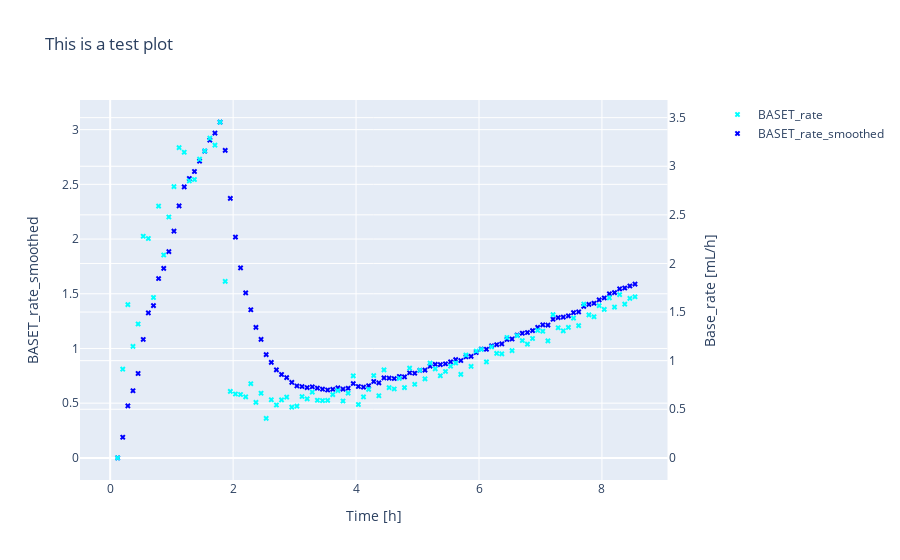

Notebook cell for this chart:
### Markdown cell above
### Real measurement data from different sources

The example above was just a minimal example, let's work with real measurement data. In the next example we have measurement data coming from three different sources: the Sartorius Process Unit generating online measurement values of the process(`on`), the BlueSens CO2 Sensor collecting CO2 vol% values (`CO2`) and a hand made Excel file containing the offline measured data (`off`). In order to read the data, we need to in instantiate an Experiment object using more information than `path, exp_id, meta_path, types`. Since the data from different devices is differently formatted, we need to give information about this formatting. The constructor needs the information where the TimeStamp column is. In our case, the TimeStamp column is always the first column (`0`). This would be also the default value if no `index_ts` argument is given, so this is kinda redundant here. The `read_csv_settings` are the respective settings to read the data into a pandas DataFrame. The argument `to_datetime_settings` is used to recognize the correct DateTime format with pandas. The argument `calc_rate` is used to calculate the 1. derivation from a column. The argument `endpoint` tells which endpoint column to be used in `metadata`, if there are several endpoints. The argument `read_excel_settings` tells the settings to read the metadata from an Excel file (constraint: `metadata` has to be present in an Excel file). The smooth argument can be used to create smoothed values from the existing columns, using the pandas `ewm` method and `kwargs_smooth` contains the respective smoothing settings.

The biomoni package comes with a module called `visualize` which can be used to display experimental data. By using the argument `column_dict`  you can specify which variables in the data should be displayed in which color. More info to the visualize package later. `visualize` accept a random number of keyword arguments which belong to the layout of plotlys `make_subplots` layout.

### Code cell
#constructor arguments
kwargs_exp = dict(meta_path = "metadata.xlsx"
    , types = {"off" : "offline.csv", "on": "online.CSV", "CO2" : "CO2.dat"}
    , exp_dir_manual = None
    , index_ts = {"off" : 0, "on": 0, "CO2" : 0}

    , read_csv_settings = { "off" : dict(sep=";", header = 0, usecols = None)
    , "on": dict(sep=";",encoding= "unicode_escape",decimal=",", skiprows=[1,2] , skipfooter=1, usecols = None, engine="python")
    , "CO2" : dict(sep=";",header = 0, skiprows=[0], usecols=[0,2,4], names =["ts","CO2", "p"])    }

    , to_datetime_settings = {"off" : dict(format = "%d.%m.%Y %H:%M", exact= False, errors = "coerce")
    , "on": dict(format = "%d.%m.%Y  %H:%M:%S", exact= False, errors = "coerce")
    , "CO2" : dict(format = "%d.%m.%Y %H:%M:%S", exact= False, errors = "coerce")   }

    , calc_rate = {"on" : "BASET"}
    , endpoint = "end1"
    , read_excel_settings = None
    , smooth = {"on" : "BASET_rate"}
    , kwargs_smooth = dict(halflife=3, adjust= False)
    )

# Read Fermentation 8 ("F8")
print("metadata: ")
Exp_real = Experiment(path, "F8", **kwargs_exp)
print(Exp_real.metadata)
print("experimental data: ")
display(Exp_real.dataset["on"])  #dataset contains one dataframe for one type of measurment ("on", "off", "CO2")

fig = visualize(Exp_real, column_dict= {"BASET_rate" : "cyan", "BASET_rate_smoothed" : "blue"}, title= "This is a test plot")
fig.show()

### Figure 1 — Plotly figure (JSON) as saved in the notebook; plotly's stock layout.template omitted (floating-point values rounded to 4 significant figures)
{"data": [{"marker": {"color": "cyan", "size": 5, "symbol": "x"}, "mode": "markers", "name": "BASET_rate", "type": "scatter", "x": [0.03778, 0.1211, 0.2044, 0.2878, 0.3711, 0.4544, 0.5378, 0.6211, 0.7044, 0.7878, 0.8711, 0.9544, 1.038, 1.121, 1.204, 1.288, 1.371, 1.454, 1.538, 1.621, 1.704, 1.788, 1.871, 1.954, 2.038, 2.121, 2.204, 2.288, 2.371, 2.454, 2.538, 2.621, 2.704, 2.788, 2.871, 2.954, 3.038, 3.121, 3.204, 3.288, 3.371, 3.454, 3.538, 3.621, 3.704, 3.788, 3.871, 3.954, 4.038, 4.121, 4.204, 4.288, 4.371, 4.454, 4.538, 4.621, 4.704, 4.788, 4.871, 4.954, 5.038, 5.121, 5.204, 5.288, 5.371, 5.454, 5.538, 5.621, 5.704, 5.788, 5.871, 5.954, 6.038, 6.121, 6.204, 6.288, 6.371, 6.454, 6.538, 6.621, 6.704, 6.788, 6.871, 6.954, 7.038, 7.121, 7.204, 7.288, 7.371, 7.454, 7.538, 7.621, 7.704, 7.788, 7.871, 7.954, 8.038, 8.121, 8.204, 8.288, 8.371, 8.454, 8.538], "xaxis": "x", "y": [null, 0, 0.913, 1.577, 1.147, 1.377, 2.28, 2.257, 1.65, 2.59, 2.087, 2.478, 2.791, 3.191, 3.144, 2.849, 2.864, 3.073, 3.158, 3.29, 3.217, 3.454, 1.816, 0.684, 0.657, 0.652, 0.628, 0.763, 0.571, 0.665, 0.407, 0.598, 0.544, 0.596, 0.625, 0.522, 0.532, 0.631, 0.607, 0.677, 0.593, 0.589, 0.592, 0.651, 0.692, 0.585, 0.666, 0.844, 0.549, 0.627, 0.705, 0.847, 0.639, 0.905, 0.722, 0.709, 0.818, 0.723, 0.923, 0.757, 0.902, 0.813, 0.975, 0.916, 0.845, 0.889, 0.943, 0.976, 0.859, 1.058, 0.941, 1.099, 1.116, 0.987, 1.142, 1.075, 1.07, 1.238, 1.103, 1.257, 1.207, 1.17, 1.228, 1.312, 1.303, 1.203, 1.473, 1.339, 1.307, 1.342, 1.438, 1.36, 1.582, 1.471, 1.452, 1.566, 1.527, 1.646, 1.551, 1.679, 1.581, 1.641, 1.657], "yaxis": "y2"}, {"marker": {"color": "blue", "size": 5, "symbol": "x"}, "mode": "markers", "name": "BASET_rate_smoothed", "type": "scatter", "x": [0.03778, 0.1211, 0.2044, 0.2878, 0.3711, 0.4544, 0.5378, 0.6211, 0.7044, 0.7878, 0.8711, 0.9544, 1.038, 1.121, 1.204, 1.288, 1.371, 1.454, 1.538, 1.621, 1.704, 1.788, 1.871, 1.954, 2.038, 2.121, 2.204, 2.288, 2.371, 2.454, 2.538, 2.621, 2.704, 2.788, 2.871, 2.954, 3.038, 3.121, 3.204, 3.288, 3.371, 3.454, 3.538, 3.621, 3.704, 3.788, 3.871, 3.954, 4.038, 4.121, 4.204, 4.288, 4.371, 4.454, 4.538, 4.621, 4.704, 4.788, 4.871, 4.954, 5.038, 5.121, 5.204, 5.288, 5.371, 5.454, 5.538, 5.621, 5.704, 5.788, 5.871, 5.954, 6.038, 6.121, 6.204, 6.288, 6.371, 6.454, 6.538, 6.621, 6.704, 6.788, 6.871, 6.954, 7.038, 7.121, 7.204, 7.288, 7.371, 7.454, 7.538, 7.621, 7.704, 7.788, 7.871, 7.954, 8.038, 8.121, 8.204, 8.288, 8.371, 8.454, 8.538], "xaxis": "x", "y": [null, 0, 0.1884, 0.4748, 0.6135, 0.771, 1.082, 1.325, 1.392, 1.639, 1.731, 1.885, 2.072, 2.303, 2.477, 2.553, 2.617, 2.711, 2.804, 2.904, 2.969, 3.069, 2.81, 2.372, 2.018, 1.736, 1.507, 1.354, 1.192, 1.084, 0.944, 0.8726, 0.8048, 0.7618, 0.7335, 0.6899, 0.6573, 0.6519, 0.6426, 0.6497, 0.638, 0.6279, 0.6205, 0.6268, 0.6402, 0.6288, 0.6365, 0.6793, 0.6524, 0.6472, 0.6591, 0.6979, 0.6857, 0.731, 0.7291, 0.725, 0.7442, 0.7398, 0.7776, 0.7733, 0.7999, 0.8026, 0.8382, 0.8542, 0.8523, 0.8599, 0.877, 0.8974, 0.8895, 0.9243, 0.9277, 0.9631, 0.9946, 0.993, 1.024, 1.034, 1.042, 1.082, 1.086, 1.122, 1.139, 1.146, 1.163, 1.193, 1.216, 1.213, 1.267, 1.282, 1.287, 1.298, 1.327, 1.334, 1.385, 1.403, 1.413, 1.445, 1.462, 1.5, 1.51, 1.545, 1.552, 1.571, 1.589], "yaxis": "y"}], "layout": {"title": {"text": "This is a test plot"}, "xaxis": {"anchor": "y", "domain": [0, 0.94], "title": {"text": "Time [h]"}}, "yaxis": {"anchor": "x", "domain": [0, 1], "title": {"standoff": 20, "text": "BASET_rate_smoothed"}, "type": "linear"}, "yaxis2": {"anchor": "x", "overlaying": "y", "side": "right", "title": {"standoff": 20, "text": "Base_rate [mL/h]"}, "type": "linear"}}}
